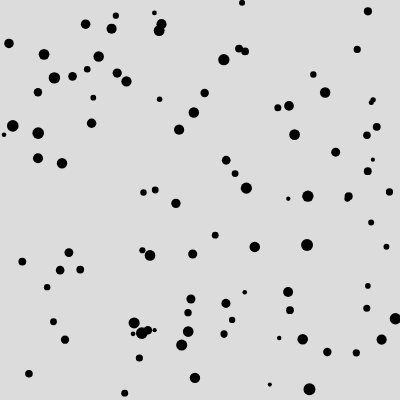
Frame 1 (no input)
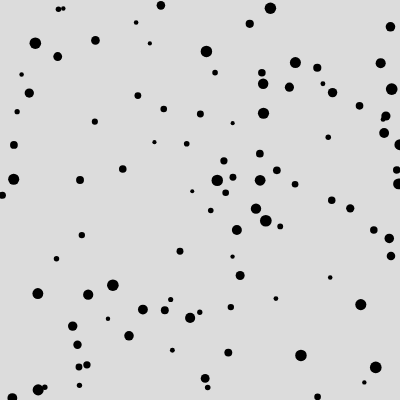
Frame 2 (the mouse pressed at the canvas centre, redrawn once)

The p5.js sketch that drew these frames (run headless with seeded random() and noise() and a simulated clock; the mouse was pressed at the canvas centre and the sketch redrawn once):

// p5.js sketch
// ── sketch.js

/*
CRYPTOGRAPHICALLY-SECURE RANDOM NUMBERS
Jeff Thompson | 2020 | jeffreythompson.org

As we saw in an earlier example, the random numbers that
p5.js creates for us are psuedo-random. But what if we
want REALLY random numbers?*

p5.js hides a lot of the "messy bits" from us, providing
easy ways to do things – the built-in random() command is
a great example. But being built on top of Javascript, we
also get access to all the rad stuff it can do, including
high-quality random numbers using Javascript's "crypto"
features. The way these numbers are generated varies
depending on what system you're using, but it can include
entropy from your hard-drive!

For more info:
https://developer.mozilla.org/en-US/docs/Web/API/Crypto/getRandomValues

* Any deep dive into cryptography and random numbers will
reveal that the definition of randomness is fuzzy and complex.
These numbers are certainly *more* random than using the 
built-in random() function but, if your application relies
on randomness you should def do your research first :)

*/


function setup() {
  createCanvas(400, 400);
  noLoop();
  
  // create a random cryptographically-secure
  // random number b/w 0–1000
  let randomNumber = cryptoRandom(0, 1000);
  console.log(randomNumber);
}


function draw() {
  background(220);
  
  // use our newly-minted random number
  // generator to draw some circles
  for (let i=0; i<100; i++) {
    fill(0);
    noStroke();
    let x = cryptoRandom(0, width);
    let y = cryptoRandom(0, height);
    let dia = cryptoRandom(4,12);
    circle(x, y, dia);
  }  
}


// custom functions are ideal for messy code that we want to
// use repeatedly, keeping our main code clean and easy to read
// here, we use Javascript's cryptographic random number generator
// to pick a random value, but modify it to behave more like
// the built-in random() function
function cryptoRandom(minValue, maxValue) {
  
  // the crypto library needs to return values to an array,
  // rather than a single number, and we have to specify what
  // kind of number it should give us (in this case, a 32-bit
  // signed (positive or negative) number)
  let value = new Int32Array(1);
  window.crypto.getRandomValues(value);
  
  // then, we can use p5.js' map() function to convert the number
  // we get from getRandomValues()* to the range we want
  value = map(value[0], -2147483647,2147483647, minValue,maxValue);
  return value;
  
  // * why those weird numbers?!?
  // you'll notive above that our array is Int32 which means
  // we get a 32-bit integer that can be positive or negative
  // 2^32 = 4,294,967,296
  // divided by 2 (half the range is +, half -) we get
  // 2,147,483,647!
}
